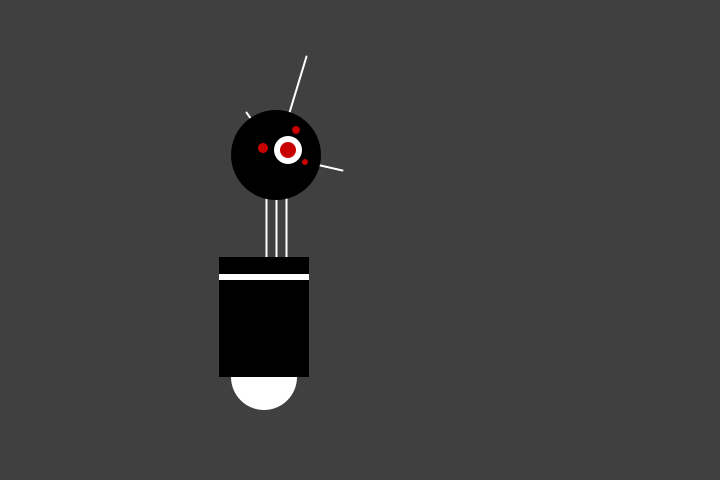
Frame 1 (no input)
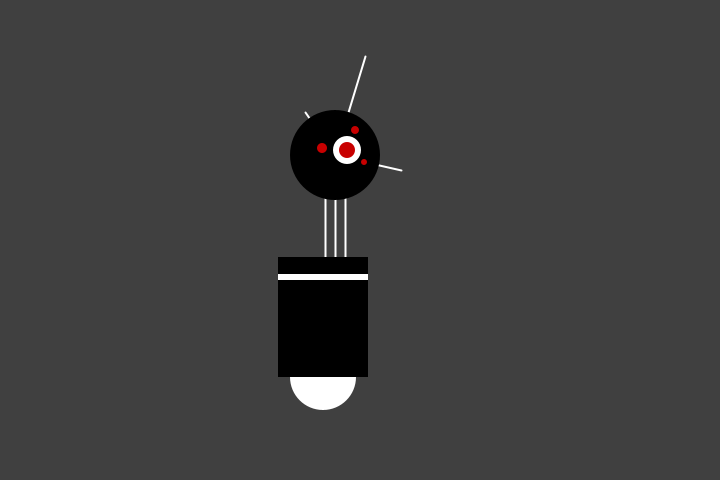
Frame 60 (the mouse pressed at the canvas centre just before this capture)
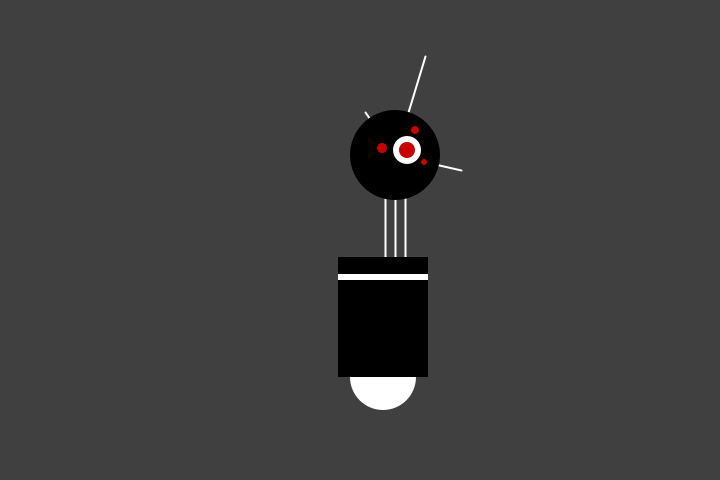
Frame 120 (the mouse held since frame 60 and released just before this capture)

The Processing sketch that drew these frames (run headless with seeded random() and noise(); from frame 60 on, the mouse is pressed at the canvas centre):

// Processing sketch: hw5
// ── hw5.pde
int x=0;
void setup() {
  size(720, 480);
  smooth();
  strokeWeight(2);
  ellipseMode(RADIUS);
}

void draw() {
  background(64);
  //Neck
  stroke(255);                  // Set stroke to white
  line(266+x, 257, 266+x, 162); // Left
  line(276+x, 257, 276+x, 162); // Middle
  line(286+x, 257, 286+x, 162); // Right

  // Antennae
  stroke(255);
  line(276+x, 155, 246+x, 112); // Small
  line(276+x, 155, 306+x, 56);  // Tall
  line(276+x, 155, 342+x, 170); // Medium

  // Body
  noStroke();                 // Disable stroke  
  fill(255);                  // Set to white
  ellipse(264+x, 377, 33, 33);// Antigravity Orb 
  fill(0);                    // Set to black
  rect(219+x, 257, 90, 120);  // Main body
  fill(255);                  // Set back to white
  rect(219+x, 274, 90, 6);    // Gray stripe

  // Head
  fill(0);                    // Set to black
  ellipse(276+x, 155, 45, 45);// Head
  fill(255);                  // Set to white
  ellipse(288+x, 150, 14, 14);// Large eye
  fill(200,0,0);              // Set to red
  ellipse(288+x, 150, 8, 8);  // Large Pupil
  fill(200,0,0);              // Set to red
  ellipse(263+x, 148, 5, 5);  // Small eye 1
  ellipse(296+x, 130, 4, 4);  // Small eye 2
  ellipse(305+x, 162, 3, 3);  // Small eye 3
  x = x+1;
}
